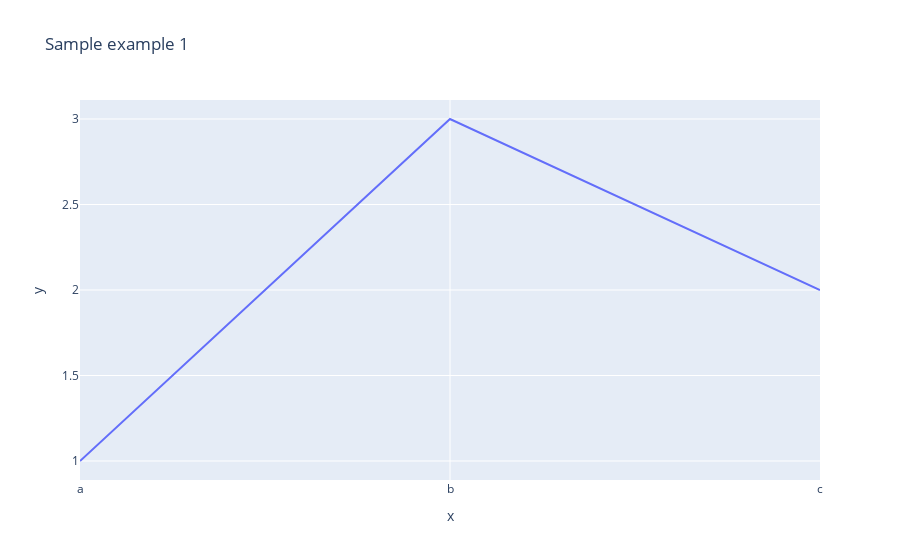

Here is the notebook cell this chart was saved with:
### Code cell
# Example 1: Using plotly express to draw a simple line
import plotly.express as px
fig = px.line(x=["a","b","c"], y=[1,3,2], title='Sample example 1')
print (fig)
fig.show ()

### Figure 1 — Plotly figure (JSON) as saved in the notebook; plotly's stock layout.template omitted (floating-point values rounded to 4 significant figures)
{"data": [{"hovertemplate": "x=%{x}<br>y=%{y}<extra></extra>", "legendgroup": "", "line": {"color": "#636efa", "dash": "solid"}, "mode": "lines", "name": "", "orientation": "v", "showlegend": false, "type": "scatter", "x": ["a", "b", "c"], "xaxis": "x", "y": [1, 3, 2], "yaxis": "y"}], "layout": {"legend": {"tracegroupgap": 0}, "title": {"text": "Sample example 1"}, "xaxis": {"anchor": "y", "domain": [0, 1], "title": {"text": "x"}}, "yaxis": {"anchor": "x", "domain": [0, 1], "title": {"text": "y"}}}}
